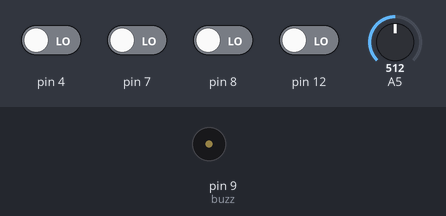
A sketch run on a simulated Arduino Uno, built with avr-gcc and run on an emulated ATmega328P. On the bench: buzzer (waves = sounding). Inputs (shaded band) come from the test bench; at power-on: pin 4, pin 7, pin 8, pin 12 LOW, A5 = 512.

Above: at 1.2 s.
1.3 s: pin 4 driven HIGH
At 2.5 s:
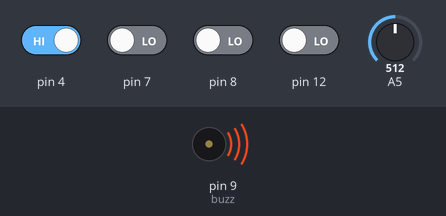
2.8 s: pin 4 driven LOW
At 3.7 s:
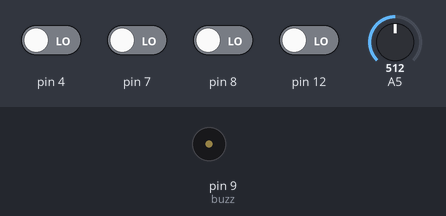
4.3 s: pin 7 driven HIGH
At 4.8 s:
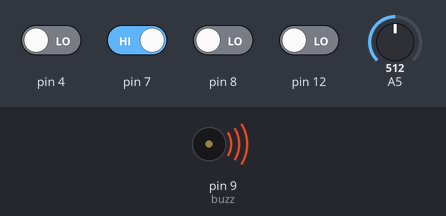
Timing chart, 0 to 7.3 s (numbered marks = the images above; inputs shaded):
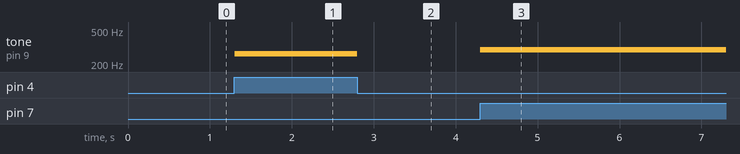

The sketch:

Assignment_Code.ino
```cpp
#include "pitches.h"
const int buzz = 9;
// notes in the melody:
int melody1[] = {
  NOTE_C4, NOTE_D4, NOTE_E4, NOTE_F4
};
int melody2[] = {
  NOTE_C3, NOTE_D3, NOTE_E3, NOTE_F3
};


void setup() {
  pinMode(A5,INPUT);
  pinMode(4,INPUT);
  pinMode(7,INPUT);
  pinMode(8,INPUT);
  pinMode(12,INPUT);
  pinMode(buzz,OUTPUT);
}

void loop() {
  int Light = analogRead(A5);
  int One = digitalRead(4);
  int Two = digitalRead(7);
  int Three = digitalRead(8);
  int Four = digitalRead(12);
  if(Light <= 50){
    if(One == HIGH){
    tone(buzz,melody2[0]);
    }
    if(Two == HIGH){
      tone(buzz,melody2[1]);
    }
    if(Three == HIGH){
      tone(buzz,melody2[2]);
    }
    if(Four == HIGH){
      tone(buzz,melody2[3]);
    }
    if(One != HIGH && Two != HIGH && Three != HIGH && Four != HIGH){
      noTone(buzz);
    }
  }
  else{
    if(One == HIGH){
    tone(buzz,melody1[0]);
    }
    if(Two == HIGH){
      tone(buzz,melody1[1]);
    }
    if(Three == HIGH){
      tone(buzz,melody1[2]);
    }
    if(Four == HIGH){
      tone(buzz,melody1[3]);
    }
    if(One != HIGH && Two != HIGH && Three != HIGH && Four != HIGH){
      noTone(buzz);
    }
  }

}
```

Measured:
- after the input at 1.3 s, tone on pin 9 (buzz): silent → 262 Hz at once
- after the input at 2.8 s, tone on pin 9 (buzz): 262 Hz → silent at once
- after the input at 4.3 s, tone on pin 9 (buzz): silent → 294 Hz at once
